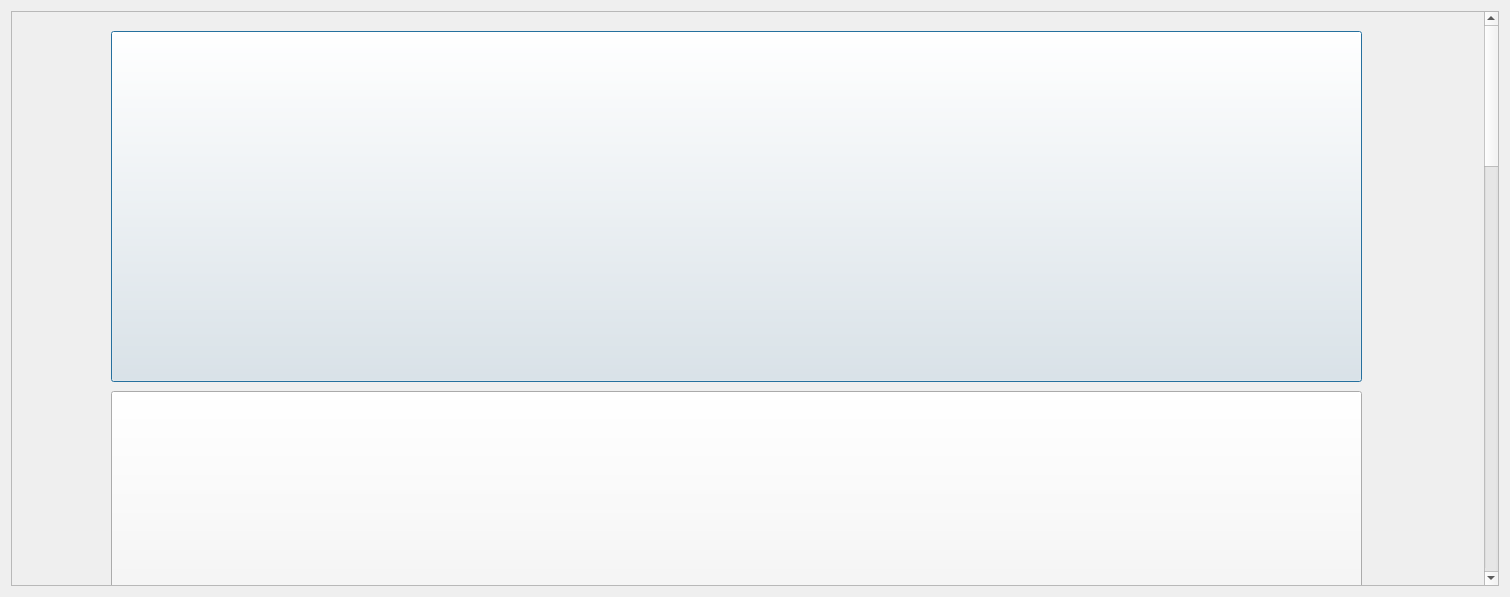
<?xml version="1.0" encoding="UTF-8"?>
<ui version="4.0">
 <class>admin_options</class>
 <widget class="QDialog" name="admin_options">
  <property name="geometry">
   <rect>
    <x>0</x>
    <y>0</y>
    <width>1510</width>
    <height>597</height>
   </rect>
  </property>
  <property name="windowTitle">
   <string>Dialog</string>
  </property>
  <layout class="QHBoxLayout" name="horizontalLayout">
   <item>
    <widget class="QScrollArea" name="scrollArea">
     <property name="widgetResizable">
      <bool>true</bool>
     </property>
     <widget class="QWidget" name="scrollAreaWidgetContents_4">
      <property name="geometry">
       <rect>
        <x>0</x>
        <y>-1649</y>
        <width>1469</width>
        <height>2222</height>
       </rect>
      </property>
      <layout class="QHBoxLayout" name="horizontalLayout_2">
       <item>
        <widget class="QWidget" name="widget" native="true">
         <property name="minimumSize">
          <size>
           <width>0</width>
           <height>2200</height>
          </size>
         </property>
         <widget class="QPushButton" name="books">
          <property name="geometry">
           <rect>
            <x>90</x>
            <y>10</y>
            <width>1251</width>
            <height>351</height>
           </rect>
          </property>
          <property name="text">
           <string/>
          </property>
         </widget>
         <widget class="QPushButton" name="magazines">
          <property name="geometry">
           <rect>
            <x>90</x>
            <y>370</y>
            <width>1251</width>
            <height>351</height>
           </rect>
          </property>
          <property name="text">
           <string/>
          </property>
         </widget>
         <widget class="QPushButton" name="newspapers">
          <property name="geometry">
           <rect>
            <x>90</x>
            <y>730</y>
            <width>1251</width>
            <height>351</height>
           </rect>
          </property>
          <property name="text">
           <string/>
          </property>
         </widget>
         <widget class="QPushButton" name="students">
          <property name="geometry">
           <rect>
            <x>90</x>
            <y>1090</y>
            <width>1251</width>
            <height>351</height>
           </rect>
          </property>
          <property name="text">
           <string/>
          </property>
         </widget>
         <widget class="QPushButton" name="admins">
          <property name="geometry">
           <rect>
            <x>100</x>
            <y>1450</y>
            <width>1241</width>
            <height>351</height>
           </rect>
          </property>
          <property name="text">
           <string/>
          </property>
         </widget>
         <widget class="QPushButton" name="issued">
          <property name="geometry">
           <rect>
            <x>100</x>
            <y>1820</y>
            <width>1241</width>
            <height>351</height>
           </rect>
          </property>
          <property name="text">
           <string/>
          </property>
         </widget>
        </widget>
       </item>
      </layout>
     </widget>
    </widget>
   </item>
  </layout>
 </widget>
 <resources/>
 <connections/>
</ui>
